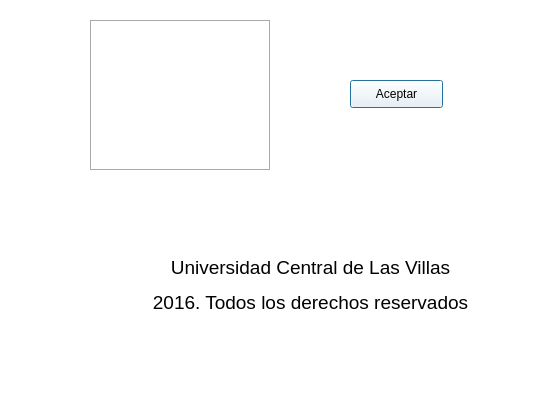
<?xml version="1.0" encoding="UTF-8"?>
<ui version="4.0">
 <class>About</class>
 <widget class="QDialog" name="About">
  <property name="geometry">
   <rect>
    <x>0</x>
    <y>0</y>
    <width>548</width>
    <height>420</height>
   </rect>
  </property>
  <property name="windowTitle">
   <string>Dialog</string>
  </property>
  <property name="styleSheet">
   <string notr="true">background-color: rgb(255, 255, 255);</string>
  </property>
  <widget class="QFrame" name="frame">
   <property name="geometry">
    <rect>
     <x>90</x>
     <y>20</y>
     <width>181</width>
     <height>151</height>
    </rect>
   </property>
   <property name="styleSheet">
    <string notr="true">background-image: url(:/images/180px-Zero_ohm_resistors_cropped.jpg);</string>
   </property>
   <property name="frameShape">
    <enum>QFrame::Box</enum>
   </property>
   <property name="frameShadow">
    <enum>QFrame::Sunken</enum>
   </property>
  </widget>
  <widget class="QLabel" name="label">
   <property name="geometry">
    <rect>
     <x>100</x>
     <y>190</y>
     <width>421</width>
     <height>191</height>
    </rect>
   </property>
   <property name="text">
    <string>&lt;html&gt;&lt;head/&gt;&lt;body&gt;&lt;p align=&quot;center&quot;&gt;&lt;span style=&quot; font-size:14pt;&quot;&gt;Universidad Central de Las Villas&lt;/span&gt;&lt;/p&gt;&lt;p align=&quot;center&quot;&gt;&lt;span style=&quot; font-size:14pt;&quot;&gt;2016. Todos los derechos reservados&lt;/span&gt;&lt;/p&gt;&lt;/body&gt;&lt;/html&gt;</string>
   </property>
  </widget>
  <widget class="QPushButton" name="pushButton">
   <property name="geometry">
    <rect>
     <x>350</x>
     <y>80</y>
     <width>93</width>
     <height>28</height>
    </rect>
   </property>
   <property name="text">
    <string>Aceptar</string>
   </property>
  </widget>
 </widget>
 <resources/>
 <connections/>
</ui>
